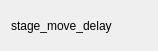
<?xml version="1.0" encoding="UTF-8"?>
<ui version="4.0">
 <class>microscope_move_action_selector</class>
 <widget class="QWidget" name="microscope_move_action_selector">
  <property name="geometry">
   <rect>
    <x>0</x>
    <y>0</y>
    <width>158</width>
    <height>51</height>
   </rect>
  </property>
  <property name="windowTitle">
   <string>Form</string>
  </property>
  <layout class="QHBoxLayout" name="horizontalLayout">
   <item>
    <widget class="time_label" name="stage_move_delay">
     <property name="text">
      <string>stage_move_delay</string>
     </property>
    </widget>
   </item>
   <item>
    <widget class="scope_location_xyz_selector" name="location" native="true"/>
   </item>
   <item>
    <widget class="microscope_light_path_selector" name="light_path" native="true"/>
   </item>
  </layout>
 </widget>
 <customwidgets>
  <customwidget>
   <class>time_label</class>
   <extends>QLabel</extends>
   <header>time_label.h</header>
  </customwidget>
  <customwidget>
   <class>scope_location_xyz_selector</class>
   <extends>QWidget</extends>
   <header>scope_location_xyz_selector.h</header>
   <container>1</container>
  </customwidget>
  <customwidget>
   <class>microscope_light_path_selector</class>
   <extends>QWidget</extends>
   <header>microscope_light_path_selector.h</header>
   <container>1</container>
  </customwidget>
 </customwidgets>
 <resources/>
 <connections/>
</ui>
